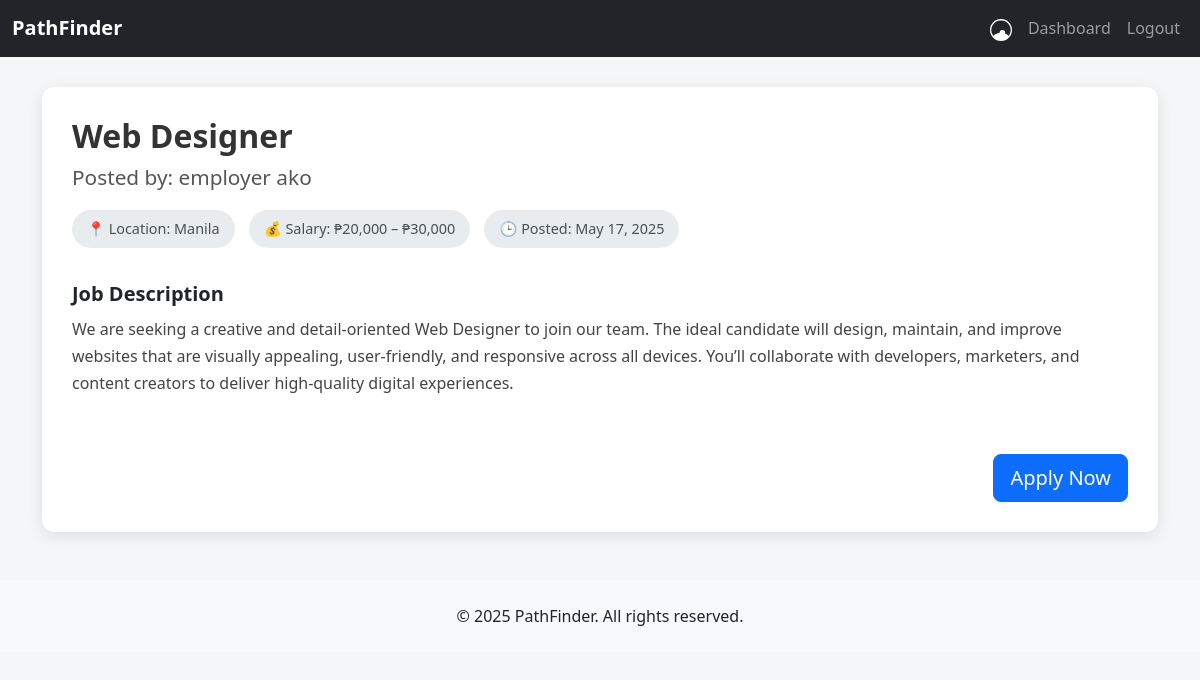
The app's page /pathfinderfinal-main/view_job.php?id=8 (signed in) with its own data.
### tables this page shows
CREATE TABLE `jobs` (
  `id` int(11) NOT NULL,
  `employer_id` int(11) NOT NULL,
  `title` varchar(255) NOT NULL,
  `description` text NOT NULL,
  `location` varchar(255) DEFAULT NULL,
  `salary` varchar(100) DEFAULT NULL,
  `created_at` datetime DEFAULT current_timestamp()
);

CREATE TABLE `users` (
  `id` int(11) NOT NULL,
  `fullname` varchar(100) NOT NULL,
  `email` varchar(100) NOT NULL,
  `resume` varchar(255) DEFAULT NULL,
  `password` varchar(255) NOT NULL,
  `role` enum('admin','employer','client') NOT NULL,
  `created_at` timestamp NOT NULL DEFAULT current_timestamp()
);

### pathfinderfinal-main/view_job.php (the view, shortened to what this page needs)
<?php
require 'connection.php';
$job_id = (int)$_GET['id'];
$sql = "SELECT j.*, u.fullname AS employer_name
        FROM jobs j
        JOIN users u ON j.employer_id = u.id
        WHERE j.id = ?";
$stmt = $conn->prepare($sql);
$stmt->bind_param("i", $job_id);
$stmt->execute();
$result = $stmt->get_result();
$job = $result->fetch_assoc();
$has_applied = false;
?>
<!DOCTYPE html>
<html lang="en">
<head>
    <link href="https://cdn.jsdelivr.net/npm/bootstrap@5.3.3/dist/css/bootstrap.min.css" rel="stylesheet" />
</head>
<body>
<nav class="navbar navbar-expand-lg navbar-dark bg-dark">
    <div class="container-fluid">
        <a class="navbar-brand" href="dashboardclient.php">PathFinder</a>
        <div class="collapse navbar-collapse justify-content-end" id="navbarNav">
            <ul class="navbar-nav align-items-center">
                <li class="nav-item">
                    <a class="nav-link text-white" href="account.php" title="My Account">
                    </a>
                </li>
                <li class="nav-item">
                    <a class="nav-link" href="dashboardclient.php">Dashboard</a>
                <li class="nav-item">
                    <a class="nav-link" href="logout.php">Logout</a>
                </li>
            </ul>
        </div>
    </div>
</nav>
<div class="container">
    <div class="job-details-card">
        <h1 class="job-title-main"><?= htmlspecialchars($job['title']) ?></h1>
        <h2 class="company-name">Posted by: <?= htmlspecialchars($job['employer_name']) ?></h2>
        <div class="job-meta-info mb-4">
            <span class="job-meta-item">📍 Location: <?= htmlspecialchars($job['location']) ?></span>
            <?php if (!empty($job['salary'])): ?>
                <span class="job-meta-item">💰 Salary: <?= htmlspecialchars($job['salary']) ?></span>
            <?php endif; ?>
            <span class="job-meta-item">🕒 Posted: <?= date("F j, Y", strtotime($job['created_at'])) ?></span>
        </div>
        <div class="job-description">
            <h4 class="section-title">Job Description</h4>
            <p class="job-description-content"><?= nl2br(htmlspecialchars($job['description'])) ?></p>
        </div>
        <div class="apply-button-container">
            <?php if ($has_applied): ?>
                <span class="badge bg-success p-2 badge-applied">Already Applied</span>
            <?php else: ?>
                <a href="apply.php?id=<?= $job['id'] ?>" class="btn btn-primary btn-lg">Apply Now</a>
            <?php endif; ?>
        </div>
    </div>
</div>
<footer class="py-4 mt-5 bg-light text-center">
    <p class="mb-0">&copy; <?= date('Y') ?> PathFinder. All rights reserved.</p>
</footer>
</body>
</html>

### pathfinderfinal-main/view_job.php (style rules this page uses)
body { background-color: #f4f6f8; font-family: 'Segoe UI', sans-serif; }
.navbar-brand { font-weight: bold; }
.job-details-card { background: #fff; border-radius: 12px; padding: 30px; margin-top: 30px; box-shadow: 0 4px 15px rgba(0,0,0,0.1); }
.job-title-main { font-size: 2rem; font-weight: 700; margin-bottom: 10px; color: #333; }
.company-name { font-size: 1.3rem; color: #555; margin-bottom: 20px; }
.job-meta-item { display: inline-block; background-color: #e9ecef; color: #495057; padding: 8px 15px; border-radius: 20px; margin-right: 10px; margin-bottom: 10px; font-size: 0.9rem; }
.job-description-content { margin-top: 10px; line-height: 1.7; color: #444; }
.apply-button-container { margin-top: 30px; text-align: right; }
.section-title { font-weight: 600; margin-bottom: 0.5rem; font-size: 1.25rem; }

### records on screen
jobs: title "Web Designer", users.fullname "employer ako", location "Manila", salary "₱20,000 – ₱30,000", created_at "May 17, 2025", description "We are seeking a creative and detail-oriented Web Designer to join our team. The ideal candidate will design, maintain, and improve websites that are visually appealing, user-friendly, and responsive across all devices. You’ll collaborate with developers, marketers, and content creators to deliver high-quality digital experiences."
